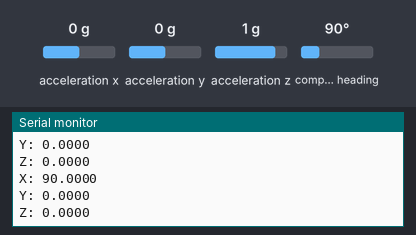
Bench run of a sketch on a simulated Arduino Uno, built with avr-gcc and run on an emulated ATmega328P. Parts: the last lines printed to the serial monitor. The inputs (shaded band) are chosen by the test bench; at power-on: acceleration x 0 g, acceleration y 0 g, acceleration z 1 g, compass heading 90°.

Above: at 2.2 s.
2.3 s: acceleration x set to -1.4 g
At 2.44 s:
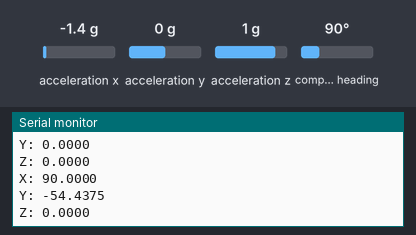
3.8 s: acceleration y set to -1.4 g
At 3.89 s:
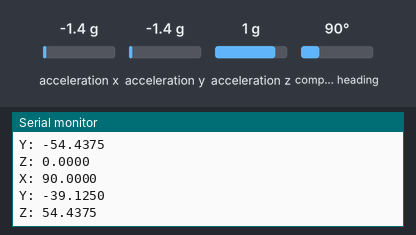
5.3 s: acceleration z set to -1.4 g
At 5.45 s:
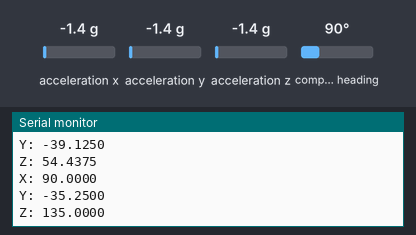
6.8 s: compass heading set to 7°
At 6.9 s:
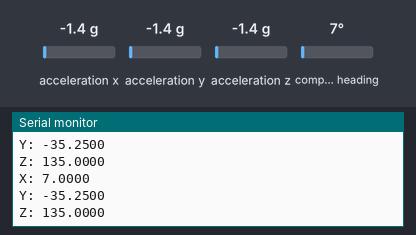
11.3 s: compass heading set to 180°
At 11.47 s:
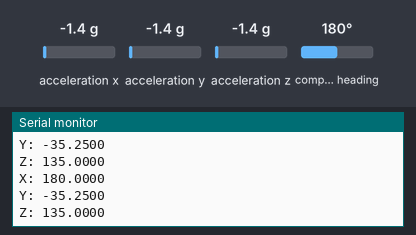
Timing chart, 0 to 14.3 s (numbered marks = the images above; inputs shaded):
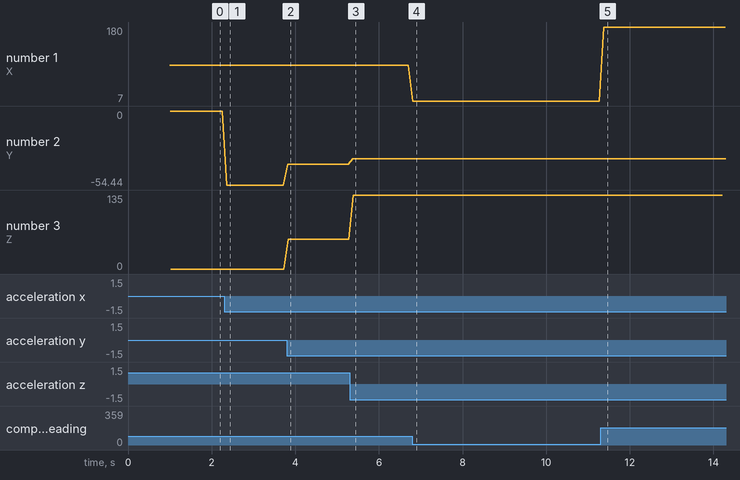

The sketch:

IMU_CJMCU-055_Code.ino
```cpp
#include <Wire.h>
#include <Adafruit_Sensor.h>
#include <Adafruit_BNO055.h>
#include <utility/imumaths.h>

Adafruit_BNO055 bno = Adafruit_BNO055(55);

void setup() {
  Serial.begin(9600);
  Serial.println("Orientation Sensor Test");
  Serial.println("");
  //bno.begin();

  // Init sensor
  if(!bno.begin()) {
    // There was a problem detecting the BNO055, check connections
    Serial.println("No BNO055 detected, check wiring or I2C address");
    while(1);
  }

  delay(1000);

  bno.setExtCrystalUse(true);
}

void loop() {
  // Get new sensor event
  sensors_event_t event;
  bno.getEvent(&event);

  // Display the floating point data
  Serial.print("X: ");
  Serial.println(event.orientation.x, 4);
  Serial.print("Y: ");
  Serial.println(event.orientation.y, 4);
  Serial.print("Z: ");
  Serial.println(event.orientation.z, 4);
  Serial.println("");

  delay(100);
}
```

Measured:
- after the input at 2.3 s, the serial monitor: prints a new line after 0.06 s (image 1)
- after the input at 3.8 s, the serial monitor: prints a new line at once (image 2)
- after the input at 5.3 s, the serial monitor: prints a new line after 0.07 s (image 3)
- after the input at 6.8 s, the serial monitor: prints a new line at once (image 4)
- after the input at 11.3 s, the serial monitor: prints a new line after 0.08 s (image 5)
- plotted number 1: 90 → 7 after the input at 6.8 s, 7 → 180 after the input at 11.3 s
- plotted number 2: 0 → -54.44 after the input at 2.3 s, -54.44 → -39.12 after the input at 3.8 s, -39.12 → -35.25 after the input at 5.3 s
- plotted number 3: 0 → 54.44 after the input at 3.8 s, 54.44 → 135 after the input at 5.3 s
